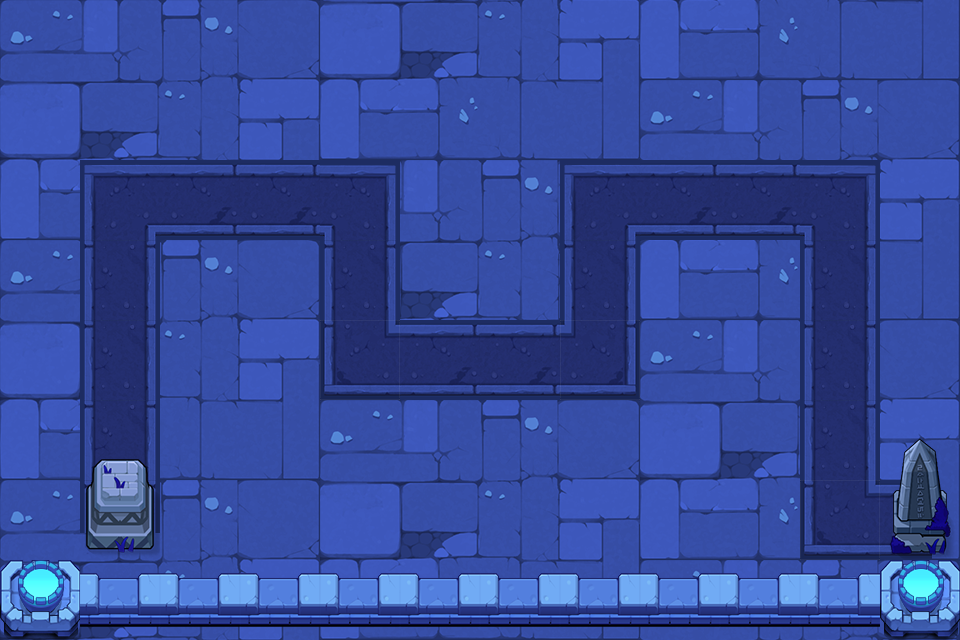

The image is a tile-based game level rendered from a .tmx file. Its description and source (layers, tilesets, objects; grid data summarised) follow:
An orthogonal 12x8 tile map with 80x80 px tiles, 3 tile layers (background, road, object) and 16 objects (P0, P1, P2, P3, P4, ...).

<map version="1.0" tiledversion="1.0.3" orientation="orthogonal" renderorder="right-down" width="12" height="8" tilewidth="80" tileheight="80" nextobjectid="18">
 <tileset firstgid="1" source="anye.tsx" />
 <layer name="background" width="12" height="8">
  <data>[96 cells, 96 non-empty, 12 distinct tile ids]</data>
 </layer>
 <layer name="road" width="12" height="8">
  <data>[96 cells, 23 non-empty, 8 distinct tile ids]</data>
 </layer>
 <layer name="object" width="12" height="8">
  <data>[96 cells, 16 non-empty, 6 distinct tile ids]</data>
 </layer>
 <objectgroup name="path" visible="0">
  <object id="1" name="P0" x="120" y="440" />
  <object id="2" name="P1" x="120" y="200" />
  <object id="3" name="P2" x="360" y="200" />
  <object id="4" name="P3" x="360" y="360" />
  <object id="5" name="P4" x="600" y="360" />
  <object id="6" name="P5" x="600" y="200" />
  <object id="7" name="P6" x="840" y="200" />
  <object id="8" name="P7" x="840" y="520" />
  <object id="9" name="P8" x="880" y="520" />
  <object id="10" name="O0" x="0" y="160" width="80" height="360" />
  <object id="11" name="O1" x="0" y="80" width="960" height="80" />
  <object id="12" name="O2" x="160" y="240" width="160" height="160" />
  <object id="13" name="O3" x="400" y="160" width="160" height="160" />
  <object id="14" name="O4" x="640" y="240" width="160" height="160" />
  <object id="15" name="O5" x="160" y="400" width="640" height="160" />
  <object id="16" name="O6" x="880" y="160" width="80" height="240" />
 </objectgroup>
</map>
